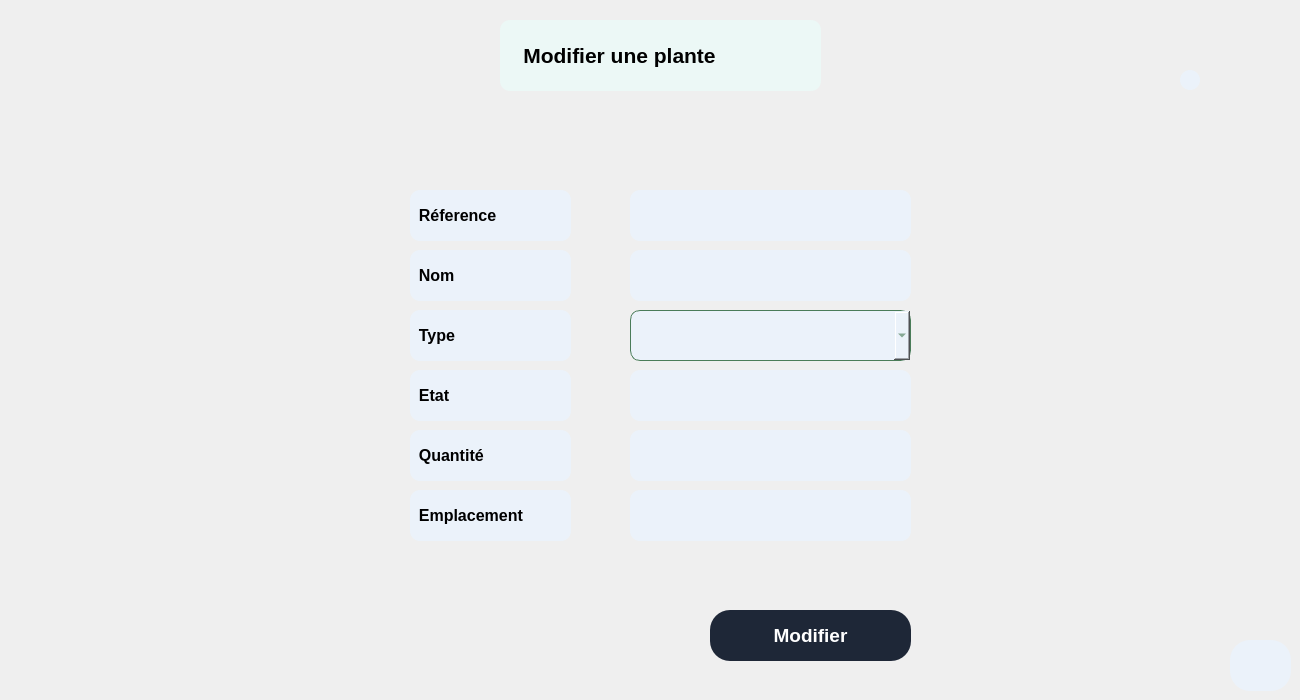
       <widget class="QWidget" name="modifierIrrigationPage_3">
        <widget class="QLineEdit" name="lineEdit_39">
         <property name="geometry">
          <rect>
           <x>630</x>
           <y>190</y>
           <width>281</width>
           <height>51</height>
          </rect>
         </property>
         <property name="font">
          <font>
           <pointsize>10</pointsize>
          </font>
         </property>
         <property name="styleSheet">
          <string notr="true">QLineEdit{
background: #EBF2FA;
color: black;
border-radius: 10px;
}</string>
         </property>
        </widget>
        <widget class="QLabel" name="label_62">
         <property name="geometry">
          <rect>
           <x>410</x>
           <y>310</y>
           <width>161</width>
           <height>51</height>
          </rect>
         </property>
         <property name="font">
          <font>
           <pointsize>12</pointsize>
           <weight>75</weight>
           <bold>true</bold>
          </font>
         </property>
         <property name="styleSheet">
          <string notr="true">QLabel{
background: #EBF2FA;
color: black;
border-radius: 10px;
}</string>
         </property>
         <property name="text">
          <string>  Type</string>
         </property>
        </widget>
        <widget class="QLabel" name="label_63">
         <property name="geometry">
          <rect>
           <x>410</x>
           <y>250</y>
           <width>161</width>
           <height>51</height>
          </rect>
         </property>
         <property name="font">
          <font>
           <pointsize>12</pointsize>
           <weight>75</weight>
           <bold>true</bold>
          </font>
         </property>
         <property name="styleSheet">
          <string notr="true">QLabel{
background: #EBF2FA;
color: black;
border-radius: 10px;
}</string>
         </property>
         <property name="text">
          <string>  Nom</string>
         </property>
        </widget>
        <widget class="QPushButton" name="updateIrrBtn">
         <property name="geometry">
          <rect>
           <x>710</x>
           <y>610</y>
           <width>201</width>
           <height>51</height>
          </rect>
         </property>
         <property name="font">
          <font>
           <pointsize>14</pointsize>
           <weight>75</weight>
           <bold>true</bold>
          </font>
         </property>
         <property name="styleSheet">
          <string notr="true">QPushButton{
background: #1E2737;
color: white;
border-radius: 20px;
}  
QPushButton:hover
{
color: white;
background: #0FAC71;
}  </string>
         </property>
         <property name="text">
          <string>Modifier</string>
         </property>
        </widget>
        <widget class="QLineEdit" name="lineEdit_40">
         <property name="geometry">
          <rect>
           <x>630</x>
           <y>250</y>
           <width>281</width>
           <height>51</height>
          </rect>
         </property>
         <property name="font">
          <font>
           <pointsize>10</pointsize>
          </font>
         </property>
         <property name="styleSheet">
          <string notr="true">QLineEdit{
background: #EBF2FA;
color: black;
border-radius: 10px;
}</string>
         </property>
        </widget>
        <widget class="QLabel" name="label_64">
         <property name="geometry">
          <rect>
           <x>410</x>
           <y>190</y>
           <width>161</width>
           <height>51</height>
          </rect>
         </property>
         <property name="font">
          <font>
           <pointsize>12</pointsize>
           <weight>75</weight>
           <bold>true</bold>
          </font>
         </property>
         <property name="styleSheet">
          <string notr="true">QLabel{
background: #EBF2FA;
color: black;
border-radius: 10px;
}</string>
         </property>
         <property name="text">
          <string>  Réference</string>
         </property>
        </widget>
        <widget class="QLineEdit" name="lineEdit_41">
         <property name="geometry">
          <rect>
           <x>630</x>
           <y>430</y>
           <width>281</width>
           <height>51</height>
          </rect>
         </property>
         <property name="font">
          <font>
           <pointsize>10</pointsize>
          </font>
         </property>
         <property name="styleSheet">
          <string notr="true">QLineEdit{
background: #EBF2FA;
color: black;
border-radius: 10px;
}</string>
         </property>
        </widget>
        <widget class="QLineEdit" name="lineEdit_42">
         <property name="geometry">
          <rect>
           <x>630</x>
           <y>370</y>
           <width>281</width>
           <height>51</height>
          </rect>
         </property>
         <property name="font">
          <font>
           <pointsize>10</pointsize>
          </font>
         </property>
         <property name="styleSheet">
          <string notr="true">QLineEdit{
background: #EBF2FA;
color: black;
border-radius: 10px;
}</string>
         </property>
        </widget>
        <widget class="QLabel" name="label_65">
         <property name="geometry">
          <rect>
           <x>410</x>
           <y>370</y>
           <width>161</width>
           <height>51</height>
          </rect>
         </property>
         <property name="font">
          <font>
           <pointsize>12</pointsize>
           <weight>75</weight>
           <bold>true</bold>
          </font>
         </property>
         <property name="styleSheet">
          <string notr="true">QLabel{
background: #EBF2FA;
color: black;
border-radius: 10px;
}</string>
         </property>
         <property name="text">
          <string>  Etat</string>
         </property>
        </widget>
        <widget class="QLabel" name="label_66">
         <property name="geometry">
          <rect>
           <x>410</x>
           <y>430</y>
           <width>161</width>
           <height>51</height>
          </rect>
         </property>
         <property name="font">
          <font>
           <pointsize>12</pointsize>
           <weight>75</weight>
           <bold>true</bold>
          </font>
         </property>
         <property name="styleSheet">
          <string notr="true">QLabel{
background: #EBF2FA;
color: black;
border-radius: 10px;
}</string>
         </property>
         <property name="text">
          <string>  Quantité</string>
         </property>
        </widget>
        <widget class="QLabel" name="label_67">
         <property name="geometry">
          <rect>
           <x>500</x>
           <y>20</y>
           <width>321</width>
           <height>71</height>
          </rect>
         </property>
         <property name="font">
          <font>
           <pointsize>16</pointsize>
           <weight>75</weight>
           <bold>true</bold>
          </font>
         </property>
         <property name="styleSheet">
          <string notr="true">QLabel{
background: #ecf8f6;
color: black;
border-radius: 10px;
}</string>
         </property>
         <property name="text">
          <string>    Modifier une plante</string>
         </property>
        </widget>
        <widget class="QPushButton" name="backMenuIrr_16">
         <property name="geometry">
          <rect>
           <x>1230</x>
           <y>640</y>
           <width>61</width>
           <height>51</height>
          </rect>
         </property>
         <property name="font">
          <font>
           <pointsize>14</pointsize>
           <weight>75</weight>
           <bold>true</bold>
          </font>
         </property>
         <property name="styleSheet">
          <string notr="true">QPushButton{
background: #EBF2FA;
color: black;
border-radius: 20px;
}  
QPushButton:hover
{
color: white;
background: #0FAC71;
} </string>
         </property>
         <property name="text">
          <string/>
         </property>
         <property name="icon">
          <iconset resource="icon.qrc">
           <normaloff>:/icons/icon/log-out.svg</normaloff>:/icons/icon/log-out.svg</iconset>
         </property>
         <property name="iconSize">
          <size>
           <width>30</width>
           <height>30</height>
          </size>
         </property>
        </widget>
        <widget class="QLineEdit" name="lineEdit_43">
         <property name="geometry">
          <rect>
           <x>630</x>
           <y>490</y>
           <width>281</width>
           <height>51</height>
          </rect>
         </property>
         <property name="font">
          <font>
           <pointsize>10</pointsize>
          </font>
         </property>
         <property name="styleSheet">
          <string notr="true">QLineEdit{
background: #EBF2FA;
color: black;
border-radius: 10px;
}</string>
         </property>
        </widget>
        <widget class="QLabel" name="label_68">
         <property name="geometry">
          <rect>
           <x>410</x>
           <y>490</y>
           <width>161</width>
           <height>51</height>
          </rect>
         </property>
         <property name="font">
          <font>
           <pointsize>12</pointsize>
           <weight>75</weight>
           <bold>true</bold>
          </font>
         </property>
         <property name="styleSheet">
          <string notr="true">QLabel{
background: #EBF2FA;
color: black;
border-radius: 10px;
}</string>
         </property>
         <property name="text">
          <string>  Emplacement</string>
         </property>
        </widget>
        <widget class="QLineEdit" name="idIrrUpdate">
         <property name="geometry">
          <rect>
           <x>1180</x>
           <y>70</y>
           <width>20</width>
           <height>20</height>
          </rect>
         </property>
         <property name="font">
          <font>
           <pointsize>10</pointsize>
          </font>
         </property>
         <property name="styleSheet">
          <string notr="true">QLineEdit{
background: #EBF2FA;
color: black;
border-radius: 10px;
}</string>
         </property>
        </widget>
        <widget class="QComboBox" name="typeCMBX">
         <property name="geometry">
          <rect>
           <x>630</x>
           <y>310</y>
           <width>281</width>
           <height>51</height>
          </rect>
         </property>
         <property name="styleSheet">
          <string notr="true">QComboBox{
font-family:century gothic;
background: #EBF2FA;
border:none;
color:#4A7C59;
border-radius: 10px;
border: 1px solid #4A7C59;
}</string>
         </property>
        </widget>
       </widget>
